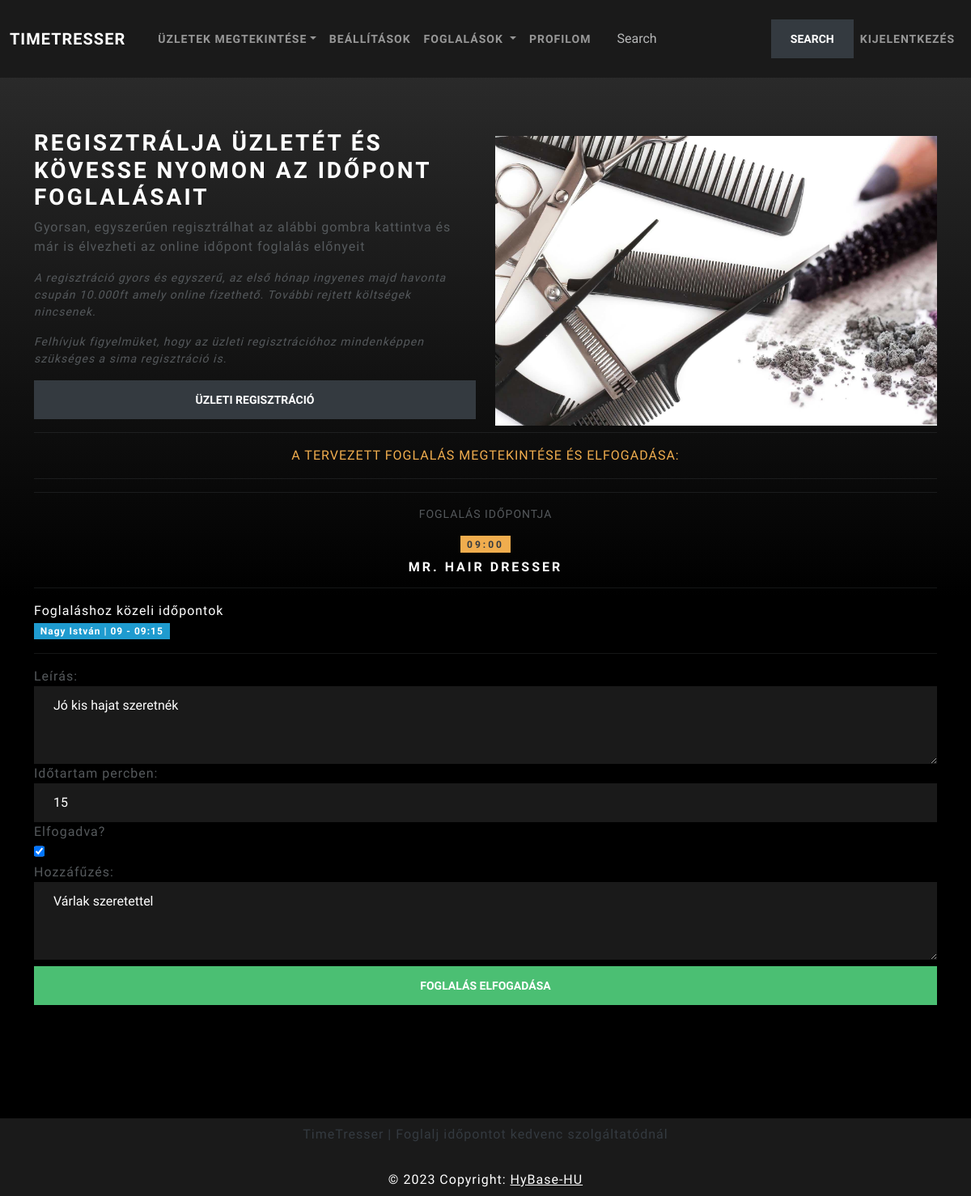
/booking/show_not_accept_booking/24/ (signed in), run on the app's committed database.
### booking/models.py (models this page shows)
class Booking(models.Model):
    booked_user = models.ForeignKey(UserProfile, on_delete=models.CASCADE,related_name="my_bookings")
    service = models.ForeignKey(ServiceProvider, on_delete=models.CASCADE,related_name="bookings")
    start_time = models.DateTimeField()
    description = models.TextField()
    accept_description = models.TextField(blank=True, null=True)
    end_time = models.DateTimeField(blank=True, null=True)
    length = models.PositiveSmallIntegerField(null=True, blank=True)
    is_accept = models.BooleanField(default=False)
    created_at = models.DateTimeField(auto_now_add=True)

### service_provider/models.py (models this page shows, shortened)
class ServiceProvider(models.Model):
    id = models.UUIDField(unique=True, primary_key=True, default=uuid.uuid4, editable=False)
    user_profile = models.ForeignKey(UserProfile, on_delete=models.CASCADE)
    name = models.CharField(max_length=100)
    slug = models.SlugField(blank=True, null=True, unique=True)
    city = models.CharField(max_length=100)
    state = models.CharField(max_length=100)
    street = models.CharField(max_length=100)
    zip_code = models.SmallIntegerField()
    banner_picture = models.ImageField(upload_to='service_providers_banners')
    mobile = models.CharField(max_length=50)
    expired_date = models.DateTimeField()
    description = models.TextField(blank=True, null=True)
    prices = models.TextField(blank=True, null=True)
    booking_date_nr = models.SmallIntegerField(default=7)
    booking_time_interval = models.SmallIntegerField(default=30)
    type = models.CharField(max_length=15, choices=SERVICE_TYPE, default=SERVICE_TYPE[0])

### account/models.py (models this page shows, shortened)
class UserProfile(models.Model):
    user = models.ForeignKey(User, on_delete=models.CASCADE, null=True)
    profile_picture = models.ImageField(upload_to='users/profile_pictures',
                                        blank=True, null=True, default='users/profile_pictures/def_prof.png')
    phone_number = models.CharField(max_length=15, blank=True, null=True)
    created_date = models.DateTimeField(auto_now_add=True)
    modified_date = models.DateTimeField(auto_now_add=True)
    def get_name(self):
        return self.user.first_name + " " + self.user.last_name

class User(AbstractUser):
    first_name = models.CharField(max_length=50)
    last_name = models.CharField(max_length=50)
    email = models.EmailField(max_length=50, unique=True)
    username = models.CharField(max_length=30, unique=True, blank=True)
    date_joined = models.DateTimeField(auto_now_add=True)
    last_login = models.DateTimeField(auto_now_add=True)
    created_date = models.DateTimeField(auto_now_add=True)
    modified_date = models.DateTimeField(auto_now_add=True)
    is_admin = models.BooleanField(default=False)
    is_staff = models.BooleanField(default=False)
    is_active = models.BooleanField(default=False)
    is_superadmin = models.BooleanField(default=False)
    USERNAME_FIELD = 'email'
    REQUIRED_FIELDS = ['first_name', 'last_name', 'password']
    objects = UserManager()

### booking/views.py (the view, shortened to what this page needs)
# urls.py: path('show_not_accept_booking/<int:pk>/',show_not_accept_booking,name="show_not_accept_booking"),
@login_required(login_url='login')
def show_not_accept_booking(request, pk):
    user = request.user
    user_profile = get_object_or_404(UserProfile, user=user)
    service_provider = get_object_or_404(ServiceProvider, user_profile=user_profile)
    booking = get_object_or_404(Booking, pk=pk)
    if booking.service != service_provider:
        messages.warning(request, "Önnek nincs jogosultsága a megtekintéshez")
        return redirect('home')
    form = BookingManageForm(instance=booking)
    neighbor_bookings = Booking.objects.filter(
        is_accept=True, service=service_provider, start_time__range=(
            booking.start_time + datetime.timedelta(minutes=-100),
            booking.start_time + datetime.timedelta(minutes=100)
        )
    )
    context = {
        "form": form,
        "user_profile": user_profile,
        "booking": booking,
        "neighbor_bookings": neighbor_bookings,
    }
    return render(request, 'booking/show_not_accept_booking.html', context)

### service_provider/context_processors.py (called while the page is built)
def get_context_processors(request):
    is_provider = False
    if request.user.is_authenticated:
        try:
            user_profile = UserProfile.objects.get(user=request.user)
            if ServiceProvider.objects.filter(user_profile=user_profile).exists():
                is_provider = True
                sp = ServiceProvider.objects.get(user_profile=user_profile)
                return {
                    "SERVICE_TYPES": SERVICE_TYPE,
                    "is_provider": is_provider,
                    "not_accepted_booking": sp.bookings.all().filter(is_accept=False).count()
                }
        except Exception as e:
            print("nem szolgaltatls",e)
    return {
        "SERVICE_TYPES": SERVICE_TYPE,
        "is_provider": is_provider,
    }

### templates/booking/show_not_accept_booking.html (shortened to what this page needs)
{% extends 'base.html' %}
{% block content_title %}A tervezett foglalás megtekintése és elfogadása: {{selected_date}}{% endblock content_title %}
{% block content %}
<hr>
<p class="text-center small">FOGLALÁS IDŐPONTJA</p>
<h5 class="text-center"><span class="badge bg-warning text-dark">{{booking.start_time|time:'H:i'}}</span></h5>
<h5 class="text-center text-light">{{booking.service.name}}</h5>
<hr>
<div class="text-light">Foglaláshoz közeli időpontok</div>
{% for neighbor_booking in neighbor_bookings %}
    <span class="badge bg-info text-light ">
        {{neighbor_booking.booked_user.get_name }} |
        {{neighbor_booking.start_time|time:'H'}}{% if neighbor_booking.start_time.minute != 0 %}:{{neighbor_booking.start_time.minute}}{% endif %} -
        {{neighbor_booking.end_time|time:'H'}}{% if neighbor_booking.end_time.minute != 0 %}:{{neighbor_booking.end_time.minute}}{% endif %}
    </span>
{% endfor %}
<hr>
<form action="" method="post">
    {{ form }}
    {% if form.is_accept.value %}
    <button type="submit" id="submit" class="btn btn-success w-100 my-2">Foglalás elfogadása</button>
    {% else %}
    <button type="submit" id="submit" class="btn btn-danger w-100 my-2">Foglalás törlése</button>
    {% endif %}
</form>
{% endblock content%}

### timetresses/static/css/main.css (style rules this page uses)
body { background: rgb(0,0,0); background: linear-gradient(0deg, rgba(0,0,0,1) 50%, rgba(48,48,48,1) 100%); min-height:100vh; background-size:cover; background-repeat:no-repeat; background-attachment:fixed; }

### data on the page
Booking: start_time "09:00", service.name "MR. HAIR DRESSER", booked_user.get_name "Nagy István", start_time "09", end_time "09", end_time.minute "15", description "Jó kis hajat szeretnék", length "15", is_accept "☑", accept_description "Várlak szeretettel"
